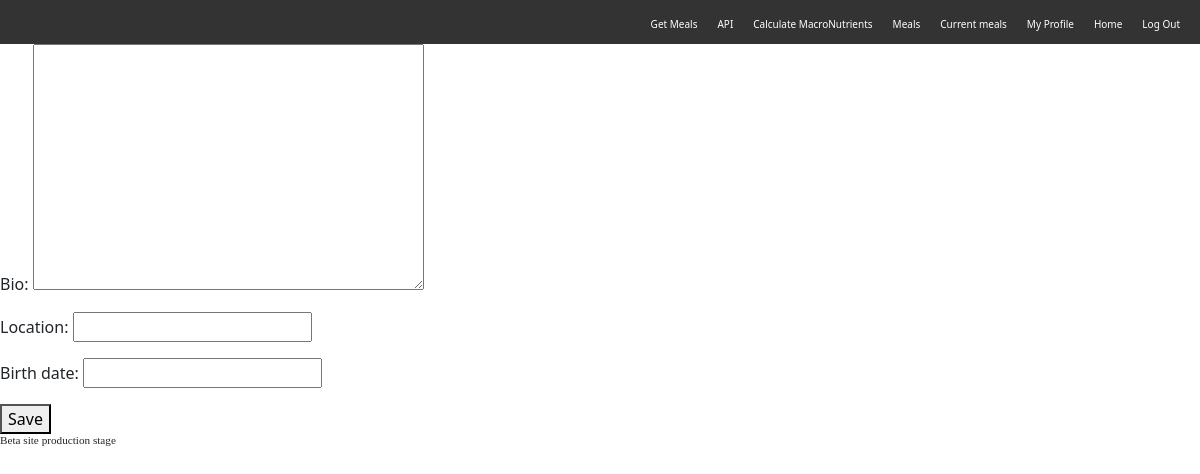
The page /update_profile (signed in) on the database as committed earlier.
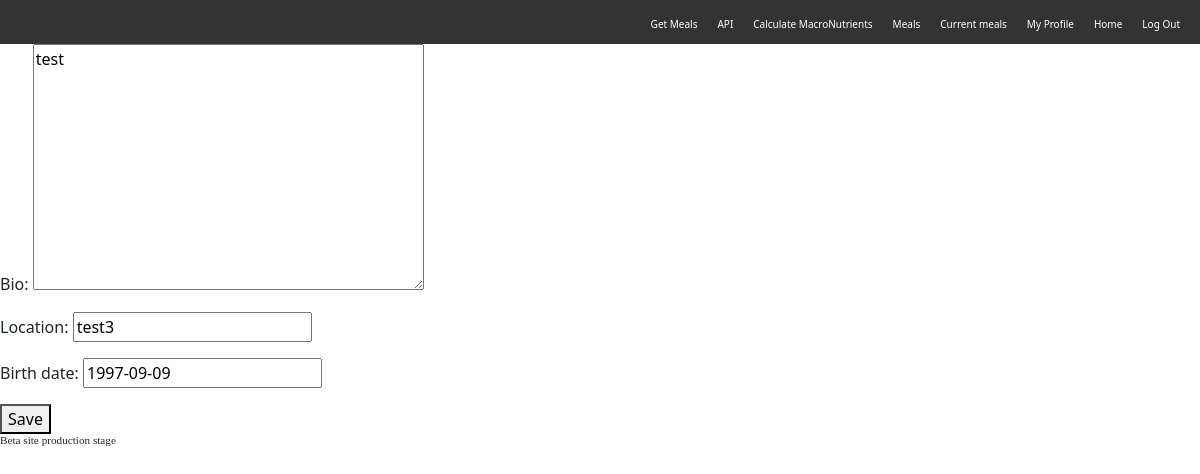
The same page on the database as committed later.
### Kaizen/models.py (models this page shows, shortened)
class Profile(models.Model):
    user = models.OneToOneField(User, on_delete=models.CASCADE)
    bio = models.TextField(blank=True)
    location = models.CharField(max_length=30,blank=True)
    birth_date = models.DateField(null=True,blank=True)

### Kaizen/views.py (the view)
# urls.py: path('update_profile', views.update_profile,name='update_profile'),
@login_required(login_url='/login')
def update_profile(request):
    try:
        user_profile = Profile.objects.get(user=request.user)
    except Profile.DoesNotExist:
        user_profile = None
    if request.method == "POST":
        form = ProfileForm(request.POST, instance=user_profile)
        if form.is_valid():
            user_profile = form.save(commit=False)
            user_profile.user = request.user
            user_profile.save()
            return redirect('profile')  # Redirect to the profile view after saving
    else:
        form = ProfileForm(instance=user_profile)
    return render(request, 'update_profile.html', {'form': form})

### Kaizen/forms.py
class ProfileForm(forms.ModelForm):
    class Meta:
        model = Profile
        fields = [
            'bio',
            'location',
            'birth_date'
        ]

### templates/update_profile.html (shortened to what this page needs)
{% extends 'base.html' %}
{% block content %}
<div>
    <form class="user-update" method="POST">
        {{form.as_p}}
        <button type="submit">Save</button>
    </form>
</div>
{% endblock %}

Rows that differ between the two databases and show on the page:
added Profile: bio "test", location "test3", birth_date "1997-09-09"
